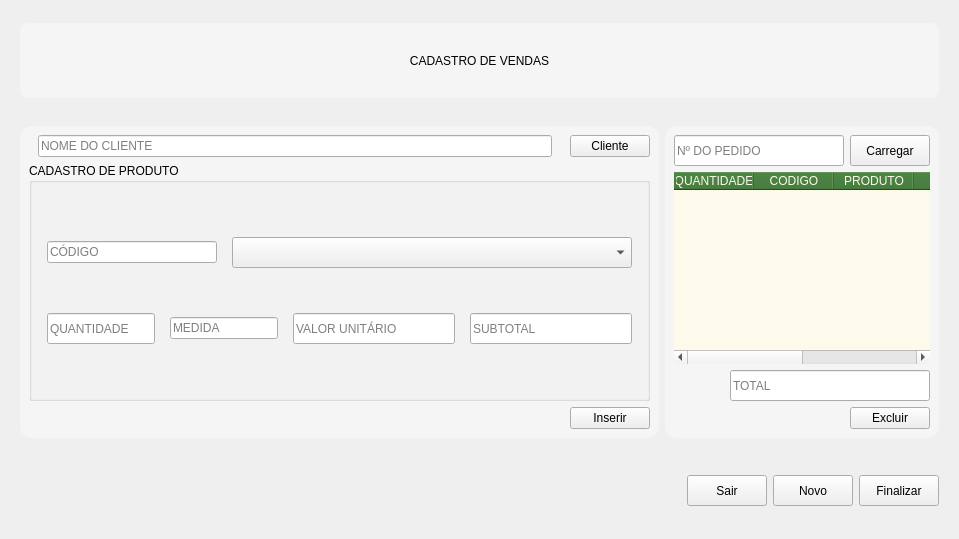
            <widget class="QWidget" name="pedido">
             <layout class="QVBoxLayout" name="verticalLayout_22">
              <item>
               <widget class="QWidget" name="widget_21" native="true">
                <property name="minimumSize">
                 <size>
                  <width>0</width>
                  <height>100</height>
                 </size>
                </property>
                <property name="maximumSize">
                 <size>
                  <width>16777215</width>
                  <height>100</height>
                 </size>
                </property>
                <property name="styleSheet">
                 <string notr="true">QFrame {
    background-color: #F5F5F5;
    border-radius: 8px;
}</string>
                </property>
                <layout class="QVBoxLayout" name="verticalLayout_21">
                 <item>
                  <widget class="QLabel" name="label_8">
                   <property name="minimumSize">
                    <size>
                     <width>0</width>
                     <height>75</height>
                    </size>
                   </property>
                   <property name="maximumSize">
                    <size>
                     <width>16777215</width>
                     <height>75</height>
                    </size>
                   </property>
                   <property name="text">
                    <string>CADASTRO DE VENDAS</string>
                   </property>
                   <property name="alignment">
                    <set>Qt::AlignmentFlag::AlignCenter</set>
                   </property>
                   <property name="indent">
                    <number>0</number>
                   </property>
                  </widget>
                 </item>
                </layout>
               </widget>
              </item>
              <item>
               <widget class="QWidget" name="widget_22" native="true">
                <property name="styleSheet">
                 <string notr="true">QFrame {
    background-color: #F5F5F5;
    border-radius: 12px;
}</string>
                </property>
                <layout class="QGridLayout" name="gridLayout_9">
                 <item row="0" column="1">
                  <widget class="QFrame" name="frame">
                   <property name="minimumSize">
                    <size>
                     <width>0</width>
                     <height>0</height>
                    </size>
                   </property>
                   <property name="frameShape">
                    <enum>QFrame::Shape::StyledPanel</enum>
                   </property>
                   <property name="frameShadow">
                    <enum>QFrame::Shadow::Raised</enum>
                   </property>
                   <layout class="QGridLayout" name="gridLayout_7">
                    <property name="leftMargin">
                     <number>9</number>
                    </property>
                    <property name="topMargin">
                     <number>9</number>
                    </property>
                    <property name="rightMargin">
                     <number>9</number>
                    </property>
                    <property name="bottomMargin">
                     <number>9</number>
                    </property>
                    <property name="horizontalSpacing">
                     <number>9</number>
                    </property>
                    <item row="0" column="1">
                     <widget class="QLineEdit" name="txt_nome_cliente_venda">
                      <property name="minimumSize">
                       <size>
                        <width>300</width>
                        <height>0</height>
                       </size>
                      </property>
                      <property name="maximumSize">
                       <size>
                        <width>16777215</width>
                        <height>16777215</height>
                       </size>
                      </property>
                      <property name="readOnly">
                       <bool>true</bool>
                      </property>
                      <property name="placeholderText">
                       <string>NOME DO CLIENTE</string>
                      </property>
                     </widget>
                    </item>
                    <item row="1" column="0" colspan="4">
                     <widget class="QGroupBox" name="groupBox">
                      <property name="styleSheet">
                       <string notr="true"/>
                      </property>
                      <property name="title">
                       <string>CADASTRO DE PRODUTO</string>
                      </property>
                      <layout class="QGridLayout" name="gridLayout_6">
                       <property name="leftMargin">
                        <number>15</number>
                       </property>
                       <property name="topMargin">
                        <number>15</number>
                       </property>
                       <property name="rightMargin">
                        <number>15</number>
                       </property>
                       <property name="bottomMargin">
                        <number>15</number>
                       </property>
                       <property name="horizontalSpacing">
                        <number>15</number>
                       </property>
                       <item row="0" column="0" colspan="2">
                        <widget class="QLineEdit" name="txt_codigo_produto">
                         <property name="readOnly">
                          <bool>true</bool>
                         </property>
                         <property name="placeholderText">
                          <string>CÓDIGO</string>
                         </property>
                        </widget>
                       </item>
                       <item row="2" column="0">
                        <widget class="QLineEdit" name="txt_quantidade">
                         <property name="minimumSize">
                          <size>
                           <width>0</width>
                           <height>31</height>
                          </size>
                         </property>
                         <property name="maximumSize">
                          <size>
                           <width>200</width>
                           <height>16777215</height>
                          </size>
                         </property>
                         <property name="placeholderText">
                          <string>QUANTIDADE</string>
                         </property>
                        </widget>
                       </item>
                       <item row="2" column="1" colspan="2">
                        <widget class="QLineEdit" name="txt_tipo_produto">
                         <property name="readOnly">
                          <bool>true</bool>
                         </property>
                         <property name="placeholderText">
                          <string>MEDIDA</string>
                         </property>
                        </widget>
                       </item>
                       <item row="2" column="3">
                        <widget class="QLineEdit" name="txt_valor_unitario">
                         <property name="minimumSize">
                          <size>
                           <width>0</width>
                           <height>31</height>
                          </size>
                         </property>
                         <property name="maximumSize">
                          <size>
                           <width>200</width>
                           <height>16777215</height>
                          </size>
                         </property>
                         <property name="placeholderText">
                          <string>VALOR UNITÁRIO</string>
                         </property>
                        </widget>
                       </item>
                       <item row="2" column="4">
                        <widget class="QLineEdit" name="txt_subtotal">
                         <property name="minimumSize">
                          <size>
                           <width>0</width>
                           <height>31</height>
                          </size>
                         </property>
                         <property name="maximumSize">
                          <size>
                           <width>200</width>
                           <height>16777215</height>
                          </size>
                         </property>
                         <property name="readOnly">
                          <bool>true</bool>
                         </property>
                         <property name="placeholderText">
                          <string>SUBTOTAL</string>
                         </property>
                        </widget>
                       </item>
                       <item row="0" column="2" colspan="3">
                        <widget class="QComboBox" name="cb_selecionar_produto">
                         <property name="minimumSize">
                          <size>
                           <width>400</width>
                           <height>31</height>
                          </size>
                         </property>
                         <property name="maximumSize">
                          <size>
                           <width>600</width>
                           <height>16777215</height>
                          </size>
                         </property>
                         <property name="currentText">
                          <string/>
                         </property>
                         <property name="placeholderText">
                          <string>SELECIONE O PRODUTO</string>
                         </property>
                        </widget>
                       </item>
                      </layout>
                     </widget>
                    </item>
                    <item row="2" column="3">
                     <widget class="QPushButton" name="btn_inserir_item">
                      <property name="minimumSize">
                       <size>
                        <width>80</width>
                        <height>0</height>
                       </size>
                      </property>
                      <property name="maximumSize">
                       <size>
                        <width>80</width>
                        <height>16777215</height>
                       </size>
                      </property>
                      <property name="text">
                       <string>Inserir</string>
                      </property>
                     </widget>
                    </item>
                    <item row="0" column="3">
                     <widget class="QPushButton" name="btn_inserir_cliente">
                      <property name="minimumSize">
                       <size>
                        <width>80</width>
                        <height>0</height>
                       </size>
                      </property>
                      <property name="maximumSize">
                       <size>
                        <width>80</width>
                        <height>16777215</height>
                       </size>
                      </property>
                      <property name="text">
                       <string>Cliente</string>
                      </property>
                     </widget>
                    </item>
                   </layout>
                  </widget>
                 </item>
                 <item row="0" column="2">
                  <widget class="QFrame" name="frame_2">
                   <property name="minimumSize">
                    <size>
                     <width>0</width>
                     <height>0</height>
                    </size>
                   </property>
                   <property name="frameShape">
                    <enum>QFrame::Shape::StyledPanel</enum>
                   </property>
                   <property name="frameShadow">
                    <enum>QFrame::Shadow::Raised</enum>
                   </property>
                   <layout class="QVBoxLayout" name="verticalLayout_24">
                    <item>
                     <layout class="QGridLayout" name="gridLayout_8">
                      <item row="0" column="0">
                       <widget class="QLineEdit" name="txt_numero_pedido">
                        <property name="minimumSize">
                         <size>
                          <width>100</width>
                          <height>31</height>
                         </size>
                        </property>
                        <property name="maximumSize">
                         <size>
                          <width>200</width>
                          <height>16777215</height>
                         </size>
                        </property>
                        <property name="placeholderText">
                         <string>Nº DO PEDIDO</string>
                        </property>
                       </widget>
                      </item>
                      <item row="0" column="1" alignment="Qt::AlignmentFlag::AlignLeft">
                       <widget class="QPushButton" name="btn_carregar_pedido">
                        <property name="minimumSize">
                         <size>
                          <width>80</width>
                          <height>31</height>
                         </size>
                        </property>
                        <property name="maximumSize">
                         <size>
                          <width>80</width>
                          <height>31</height>
                         </size>
                        </property>
                        <property name="text">
                         <string>Carregar</string>
                        </property>
                       </widget>
                      </item>
                     </layout>
                    </item>
                    <item>
                     <layout class="QVBoxLayout" name="verticalLayout_5">
                      <item>
                       <widget class="QTableWidget" name="tb_vendas">
                        <property name="styleSheet">
                         <string notr="true">QHeaderView{
	font: 7pt &quot;Segoe UI&quot;;
	color: #fdfaec;
	background-color: #2E6E25;
}

QTableWidget{
	font: 7pt &quot;Segoe UI&quot;;
	background-color: #fdfaec;
	
}</string>
                        </property>
                        <property name="editTriggers">
                         <set>QAbstractItemView::EditTrigger::NoEditTriggers</set>
                        </property>
                        <property name="selectionBehavior">
                         <enum>QAbstractItemView::SelectionBehavior::SelectRows</enum>
                        </property>
                        <property name="sortingEnabled">
                         <bool>true</bool>
                        </property>
                        <attribute name="horizontalHeaderCascadingSectionResizes">
                         <bool>true</bool>
                        </attribute>
                        <attribute name="horizontalHeaderDefaultSectionSize">
                         <number>80</number>
                        </attribute>
                        <attribute name="horizontalHeaderStretchLastSection">
                         <bool>true</bool>
                        </attribute>
                        <column>
                         <property name="text">
                          <string>QUANTIDADE</string>
                         </property>
                        </column>
                        <column>
                         <property name="text">
                          <string>CODIGO</string>
                         </property>
                        </column>
                        <column>
                         <property name="text">
                          <string>PRODUTO</string>
                         </property>
                        </column>
                        <column>
                         <property name="text">
                          <string>TIPO</string>
                         </property>
                        </column>
                        <column>
                         <property name="text">
                          <string>VALOR</string>
                         </property>
                        </column>
                        <column>
                         <property name="text">
                          <string>SUBTOTAL</string>
                         </property>
                        </column>
                       </widget>
                      </item>
                      <item alignment="Qt::AlignmentFlag::AlignRight">
                       <widget class="QLineEdit" name="txt_total">
                        <property name="minimumSize">
                         <size>
                          <width>200</width>
                          <height>31</height>
                         </size>
                        </property>
                        <property name="maximumSize">
                         <size>
                          <width>200</width>
                          <height>16777215</height>
                         </size>
                        </property>
                        <property name="readOnly">
                         <bool>true</bool>
                        </property>
                        <property name="placeholderText">
                         <string>TOTAL</string>
                        </property>
                       </widget>
                      </item>
                      <item alignment="Qt::AlignmentFlag::AlignRight">
                       <widget class="QPushButton" name="btn_excluir_item">
                        <property name="minimumSize">
                         <size>
                          <width>80</width>
                          <height>0</height>
                         </size>
                        </property>
                        <property name="maximumSize">
                         <size>
                          <width>80</width>
                          <height>16777215</height>
                         </size>
                        </property>
                        <property name="text">
                         <string>Excluir</string>
                        </property>
                       </widget>
                      </item>
                     </layout>
                    </item>
                   </layout>
                  </widget>
                 </item>
                </layout>
               </widget>
              </item>
              <item>
               <widget class="QWidget" name="widget_23" native="true">
                <property name="minimumSize">
                 <size>
                  <width>0</width>
                  <height>75</height>
                 </size>
                </property>
                <property name="maximumSize">
                 <size>
                  <width>16777215</width>
                  <height>75</height>
                 </size>
                </property>
                <layout class="QHBoxLayout" name="horizontalLayout_5">
                 <item>
                  <spacer name="horizontalSpacer_3">
                   <property name="orientation">
                    <enum>Qt::Orientation::Horizontal</enum>
                   </property>
                   <property name="sizeHint" stdset="0">
                    <size>
                     <width>40</width>
                     <height>20</height>
                    </size>
                   </property>
                  </spacer>
                 </item>
                 <item>
                  <widget class="QPushButton" name="btn_sair_venda">
                   <property name="minimumSize">
                    <size>
                     <width>80</width>
                     <height>31</height>
                    </size>
                   </property>
                   <property name="text">
                    <string>Sair</string>
                   </property>
                  </widget>
                 </item>
                 <item>
                  <widget class="QPushButton" name="btn_nova_venda">
                   <property name="minimumSize">
                    <size>
                     <width>80</width>
                     <height>31</height>
                    </size>
                   </property>
                   <property name="text">
                    <string>Novo</string>
                   </property>
                  </widget>
                 </item>
                 <item>
                  <widget class="QPushButton" name="btn_finalizar_pedido">
                   <property name="minimumSize">
                    <size>
                     <width>80</width>
                     <height>31</height>
                    </size>
                   </property>
                   <property name="maximumSize">
                    <size>
                     <width>80</width>
                     <height>31</height>
                    </size>
                   </property>
                   <property name="text">
                    <string>Finalizar</string>
                   </property>
                  </widget>
                 </item>
                </layout>
               </widget>
              </item>
             </layout>
            </widget>
